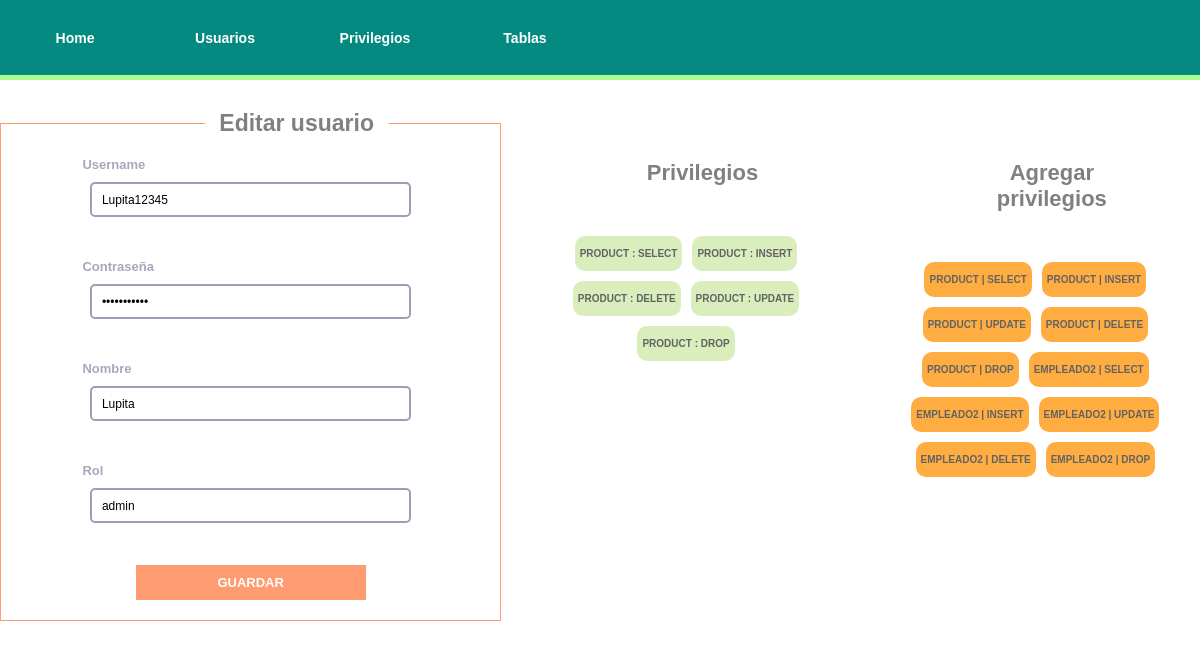
The page /administration/Users/1/EditUser/ on the database its author committed.
### administration/models.py (models this page shows, shortened)
class User(models.Model):
    username = models.CharField(max_length = 100)
    password = models.CharField(max_length=100)
    name = models.CharField(max_length=100)
    rol = models.CharField(max_length = 100)
    update_date = models.DateTimeField("Fecha de actualizacion")

class Control(models.Model):
    user = models.ForeignKey(User, on_delete = models.CASCADE)
    privilege = models.ForeignKey(Privilege, on_delete = models.CASCADE)
    table = models.ForeignKey(Table, on_delete = models.CASCADE)

class Table(models.Model):
    table = models.CharField(max_length = 50)
    description = models.CharField(max_length = 100)
    def __str__(self) -> str:
        return self.table

class Privilege(models.Model):
    privilege =  models.CharField(max_length = 50)
    description = models.CharField(max_length = 100)
    def __str__(self) -> str:
        return self.privilege

### administration/views.py (the view)
# urls.py: path("Users/<int:user_id>/EditUser/",views.editUser,name="edit_user"),
def editUser(request, user_id):
    tables={}
    privileges ={}
    for t in Table.objects.all():
        tables[t.id] = t.table
    for p in Privilege.objects.all():
        privileges[p.id]=p.privilege
    user=get_object_or_404(User, pk=user_id)
    priv = user.control_set.all()
    privs = {}
    for p in priv:
        privs[Table.objects.get(pk=p.table.id).table]=Privilege.objects.get(pk=p.privilege.id).privilege
    return render(request, "administration/new_user.html", {"user_obj":user,"privs":priv, "privileges":privileges, "tables":tables})

### administration/templates/administration/new_user.html (shortened to what this page needs)
{% load static %}
<!DOCTYPE html>
<html lang="es">
<head>
    <link rel="stylesheet" href="{% static 'styles/styles.css' %}">
</head>
<body>
    <nav>
        <ul>
            <li><a href="{% url 'administration:index' %}">Home</a></li>
            <li><a href="{% url 'administration:users' %}">Usuarios</a></li>
            <li><a href="{% url 'administration:privileges' %}">Privilegios</a></li>
            <li><a href="{% url 'administration:tables' %}">Tablas</a></li>
        </ul>
    </nav>
    <main>
        {% if user_obj %}
        <form action="{% url 'administration:update_user' user_obj.id %}" class="new-form" method="post">
            <fieldset>
                <legend>
                    <h1>Editar usuario</h1>
                </legend>
                <label for="username">Username</label>
                <input type="text" name="username" id="username" placeholder="Username" value="{{ user_obj.username }}"
                    required>
                <br>
                <br>
                <label for="password">Contraseña</label>
                <input type="password" name="password" id="password" placeholder="Escribe una contraseña"
                    value="{{ user_obj.username }}" required>
                <br>
                <br>
                <label for="name">Nombre</label>
                <input type="text" name="name" id="name" placeholder="Nombre" value="{{ user_obj.name }}" required>
                <br>
                <br>
                <label for="rol">Rol</label>
                <input type="text" name="rol" id="rol" placeholder="Rol" value="{{ user_obj.rol }}" required>
                <br>
                <br>
                <input type="submit" value="Guardar">
            </fieldset>
            <div class="privilege-container">
                <h2>
                    Privilegios
                </h2>
                <div>
                    <ul>
                        {% for op in privs %}
                        <li>{{ op.table }} : {{ op.privilege }}</li>
                        {% endfor %}
                    </ul>
                </div>
            </div>
            <div class="privilege-container">
                <h2>Agregar privilegios</h2>
                <ul>
                    {% for t, t_value in tables.items %}
                    {% for p, p_value in privileges.items %}
                    <li style="background-color: rgba(255, 153, 20, 0.808)"><a href="{% url 'administration:add_user_privilege' user_obj.id t p %}">{{ t_value }} | {{ p_value }}</a></li>
                    {% endfor %}
                    {% endfor %}
                </ul>
            </div>
        </form>
        {% endif %}
    </main>
</body>
</html>

### administration/static/styles/styles.css (style rules this page uses)
* { padding: 0%; margin: 0%; box-sizing: border-box; font-size: 10px; font-family: Arial, Helvetica, sans-serif; }
:root { --light-green: #ADFC92; --dark-cyan: #048A81; --rose-quartz: #A799B7; --atomic-tangerine: #FF9B71; --tea-green: #DAEDBD; }
nav { display: flex; height: 10vh; width: 100vw; background-color: var(--dark-cyan); border-bottom: solid 5px var(--light-green); }
nav ul { display: flex; width: 50%; height: 100%; align-items: center; justify-content: space-around; list-style: none; }
nav li { width: 20%; height: 100%; display: flex; align-items: center; justify-content: center; color: #fff; }
nav li a { width: 100%; height: 100%; color: inherit; text-decoration: none; font-size: 1.4em; display: flex; justify-content: center; align-items: center; text-decoration: inherit; }
h1 { font-size: 2.3em; }
h2 { font-size: 2.2em; }
a { font-size: 1.2em; font-family: inherit; font-weight: bold; }
.new-form { width: 100%; height: auto; display: flex; flex-direction: row; align-items: flex-start; justify-content: space-around; padding: 30px 0; gap: 20px; }
.new-form fieldset { min-width: 300px; width: 600px; outline: none; border: 1px solid var(--atomic-tangerine); display: flex; flex-direction: column; padding: 20px; gap: 10px; align-items: center; justify-content: center; }
.new-form fieldset legend, .privilege-container h2 { width: 40%; color: gray; align-self: center; text-align: center; margin-left: 10%; }
.new-form input[type=text], .new-form input[type=password] { width: 70%; height: 35px; border: var(--rose-quartz) 2px solid; border-radius: 5px; outline: none; color: black; padding: 0 10px; font-size: 1.2em; }
.new-form label { width: 70%; color: var(--rose-quartz); opacity: 0.9; font-weight: bold; font-size: 1.3em; margin-left: -15px; }
.new-form input[type=submit] { width: 50%; height: 35px; border: none; background-color: var(--atomic-tangerine); color: white; font-family: inherit; font-size: 1.3em; font-weight: bolder; text-transform: uppercase; cursor: pointer; }
.privilege-container { width: 400px; display: flex; flex-direction: column; align-items: center; justify-content: space-around; padding-top: 50px; gap: 50px; }
.privilege-container li { text-decoration: none; list-style: none; }
.privilege-container ul { display: flex; flex-direction: row; flex-wrap: wrap; align-items: center; justify-content: center; gap: 10px; }
.privilege-container ul li { width: auto; height: 35px; border-radius: 10px; padding: 5px; text-align: center; display: flex; align-items: center; justify-content: center; background-color: var(--tea-green); color: rgb(99, 99, 99); text-transform: uppercase; font-weight: 900; text-decoration: none; }
.privilege-container a { width: 100%; font-size: inherit; color: inherit; font-weight: inherit; text-decoration: none; }

### rows shown on the page
User: username "Lupita12345", name "Lupita", rol "admin"
Control: table "PRODUCT", privilege "SELECT"
Control: table "PRODUCT", privilege "INSERT"
Control: table "PRODUCT", privilege "DELETE"
Control: table "PRODUCT", privilege "UPDATE"
Control: table "PRODUCT", privilege "DROP"
Table: privileges "PRODUCT" "PRODUCT" "PRODUCT" "PRODUCT" "PRODUCT"
Privilege: privileges "SELECT" "SELECT"
Privilege: privileges "INSERT" "INSERT"
Privilege: privileges "UPDATE" "UPDATE"
Privilege: privileges "DELETE" "DELETE"
Privilege: privileges "DROP" "DROP"
Table: privileges "EMPLEADO2" "EMPLEADO2" "EMPLEADO2" "EMPLEADO2" "EMPLEADO2"
